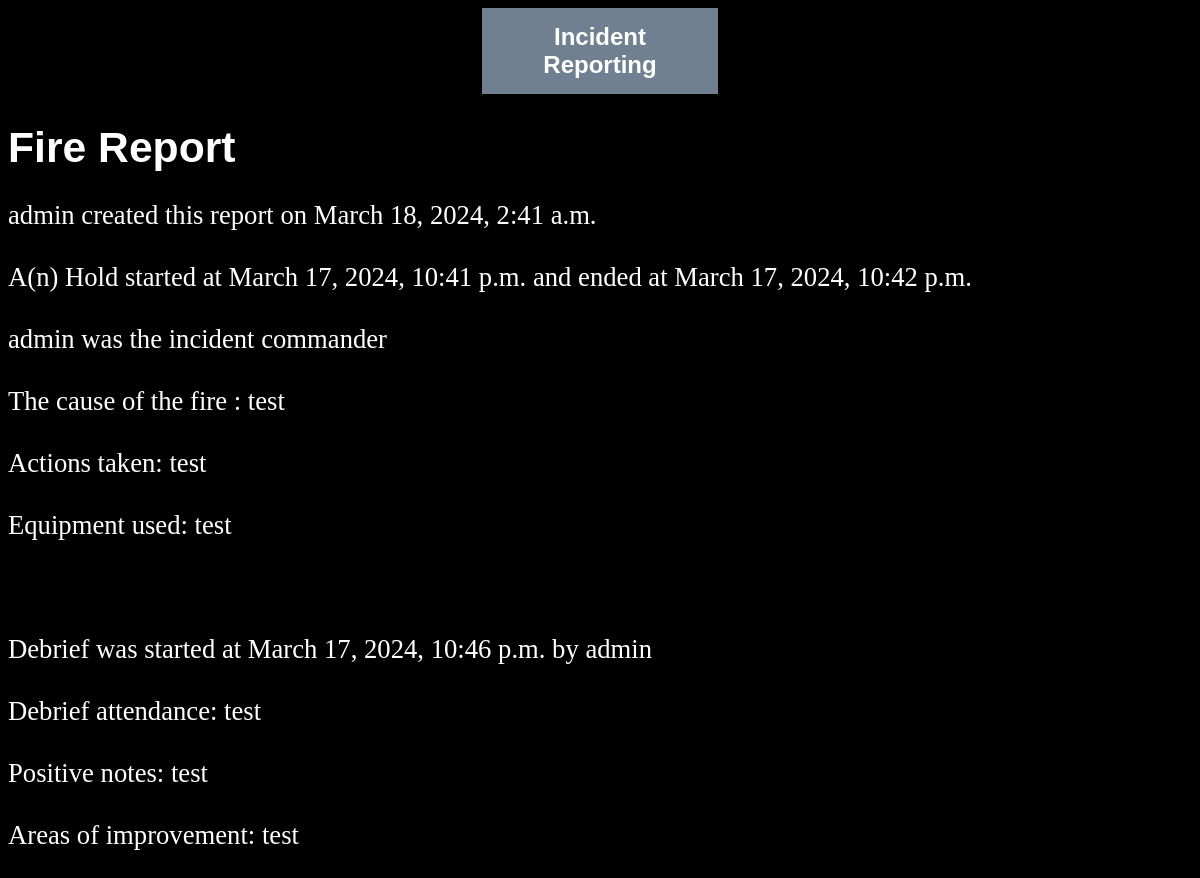
Page /Report/firereport_detail/3 on the committed database.
### Report/models.py (models this page shows, shortened)
class FireReport(models.Model):
    user = models.ForeignKey(User, on_delete=models.SET_NULL, null=True, related_name='FireCreator')
    created = models.DateTimeField(auto_now_add=True)
    updated = models.DateTimeField(auto_now=True)
    date_and_time_of_incident_start = models.DateTimeField()
    date_and_time_of_incident_end = models.DateTimeField()
    incident_commander = models.ForeignKey(User, on_delete=models.SET_NULL, null=True, related_name='FireCommander')
    incident_type = models.ForeignKey(IncidentType, on_delete=models.SET_NULL, null=True)
    cause_of_incident = models.CharField(max_length=140)
    actions_taken = models.TextField()
    equipment_used = models.TextField()
    debrief_attendance = models.TextField()
    positive_notes = models.TextField()
    areas_of_improvement = models.TextField()
    debrief_commander = models.ForeignKey(User, on_delete=models.SET_NULL, null=True,related_name='FireDebriefCommander')
    debrief_date_time = models.DateTimeField()
    class Meta:
        ordering = ['-created']

class IncidentType(models.Model):
    type = models.CharField(max_length=100)
    description = models.CharField(max_length=140,blank=True, null=True)
    def __str__(self):
        return self.type

### Report/views.py (the view)
# urls.py: path('firereport_detail/<int:pk>',FireDetailView.as_view(),name='firereport_detail'),
class FireDetailView(DetailView):
    model = FireReport

### Report/templates/Report/firereport_detail.html
{% extends 'base.html' %}
{% block content %}
<h1>Fire Report</h1>
<p>
{{firereport.user}} created this report on {{firereport.created}}
<br>
<br>
A(n) {{firereport.incident_type}} started at {{firereport.date_and_time_of_incident_start}} and ended at {{firereport.date_and_time_of_incident_end}}
<br>
<br>
{{firereport.incident_commander}} was the incident commander
<br><br>
The cause of the fire : {{firereport.cause_of_incident}}
<br><br>
Actions taken: {{firereport.actions_taken}}
<br><br>
Equipment used: {{firereport.equipment_used}}
<br><br><br><br>
Debrief was started at {{firereport.debrief_date_time}} by {{firereport.debrief_commander}}
<br><br>
Debrief attendance: {{firereport.debrief_attendance}}
<br><br>
Positive notes: {{firereport.positive_notes}}
<br><br>
Areas of improvement: {{firereport.areas_of_improvement}}
</p>
{% endblock %}

### templates/base.html (style rules this page uses)
p { font-size: 20pt; }
body { background-color: black; color: white; }
h1 { font-family: Verdana, Geneva, Tahoma, sans-serif; font-size: 32pt; font-style: none; font-weight: none; }

### rows in the picture
FireReport: user "admin", created "March 18, 2024, 2:41 a.m.", incident_type "Hold", date_and_time_of_incident_start "March 17, 2024, 10:41 p.m.", date_and_time_of_incident_end "March 17, 2024, 10:42 p.m.", incident_commander "admin", cause_of_incident "test", actions_taken "test", equipment_used "test", debrief_date_time "March 17, 2024, 10:46 p.m.", debrief_commander "admin", debrief_attendance "test", positive_notes "test", areas_of_improvement "test"
